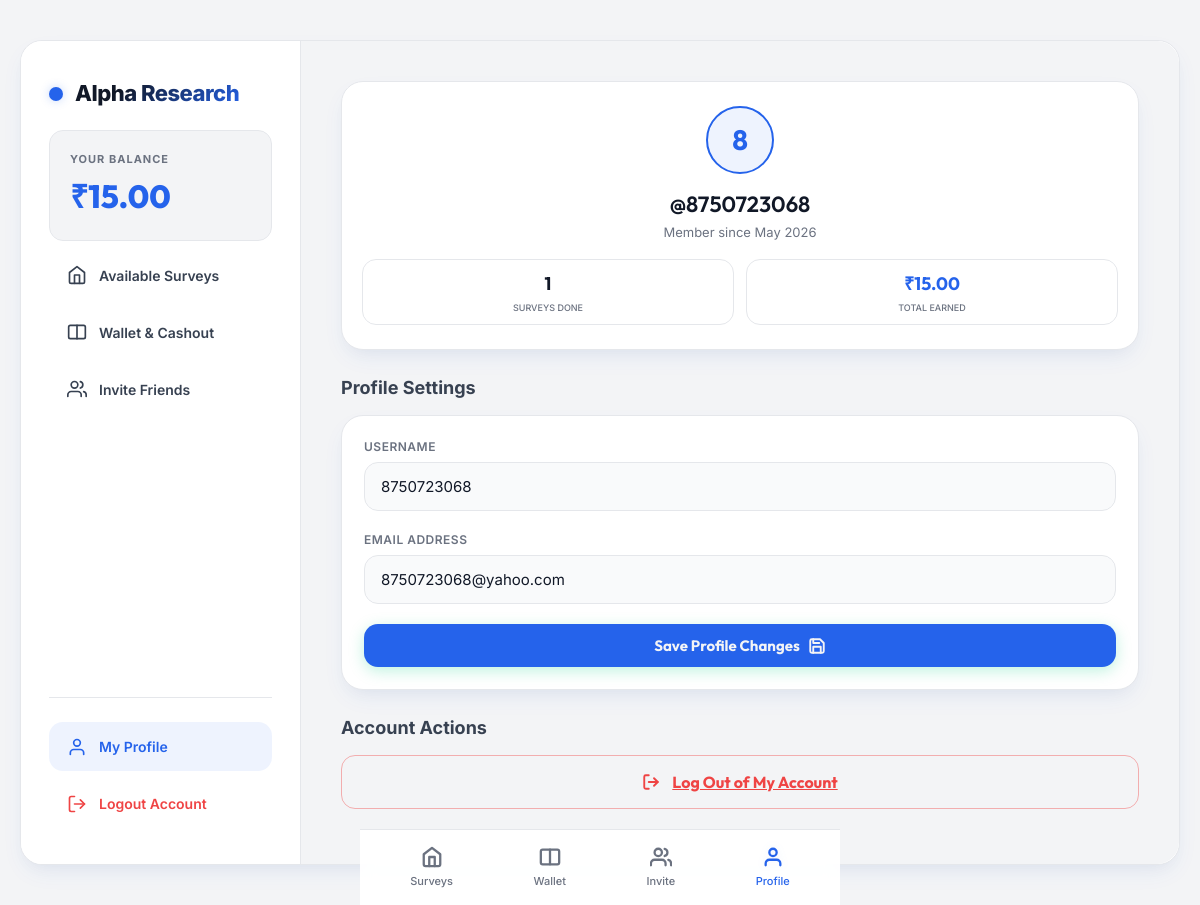
The page /profile (signed in) on the database its author committed.
### app.py (models this page shows)
class User(db.Model):
    id = db.Column(db.Integer, primary_key=True)
    username = db.Column(db.String(50), unique=True, nullable=False)
    email = db.Column(db.String(100), unique=True, nullable=False)
    password_hash = db.Column(db.String(255), nullable=False)
    balance = db.Column(db.Float, default=0.0)
    referral_code = db.Column(db.String(10), unique=True, nullable=False)
    referred_by = db.Column(db.String(10), nullable=True)
    created_at = db.Column(db.DateTime, default=datetime.utcnow)
    responses = db.relationship('SurveyResponse', backref='user', lazy=True)
    transactions = db.relationship('Transaction', backref='user', lazy=True)

### app.py (the view, shortened to what this page needs)
@app.route('/profile', methods=['GET', 'POST'])
@login_required
def profile():
    completed_responses = SurveyResponse.query.filter_by(user_id=g.user.id).all()
    completed_count = len(completed_responses)
    all_earnings = Transaction.query.filter(Transaction.user_id == g.user.id, Transaction.amount > 0).all()
    total_earned = sum(t.amount for t in all_earnings)
    return render_template(
        'profile.html',
        completed_count=completed_count,
        total_earned=total_earned,
        active_tab='profile'
    )

### app.py (called while the page is built)
def login_required(f):
    from functools import wraps
    @wraps(f)
    def decorated_function(*args, **kwargs):
        if 'user_id' not in session:
            flash('Please log in or sign up first.', 'info')
            return redirect(url_for('login'))
        g.user = User.query.get(session['user_id'])
        if not g.user:
            session.clear()
            return redirect(url_for('login'))
        return f(*args, **kwargs)
    return decorated_function

### templates/profile.html (shortened to what this page needs)
{% extends 'base.html' %}
{% block content %}
<div class="glass-card" style="display: flex; flex-direction: column; align-items: center; padding: 24px 20px; text-align: center; margin-bottom: 24px; box-shadow: var(--shadow-premium);">
    <div class="profile-avatar-circle" style="border-color: var(--primary); background-color: var(--primary-light); color: var(--primary);">
        {{ g.user.username[0]|upper }}
    </div>
    <h2 style="font-size: 22px; margin-bottom: 2px;">@{{ g.user.username }}</h2>
    <p style="color: var(--text-muted); font-size: 13px; margin-bottom: 16px;">Member since {{ g.user.created_at.strftime('%B %Y') }}</p>
    <div class="stats-grid" style="width: 100%; margin-bottom: 0;">
        <div class="stat-box" style="padding: 10px 14px;">
            <div class="stat-val" style="font-size: 18px;">{{ completed_count }}</div>
            <div class="stat-lbl" style="font-size: 9px;">Surveys Done</div>
        </div>
        <div class="stat-box" style="padding: 10px 14px;">
            <div class="stat-val" style="font-size: 18px; color: var(--primary);">₹{{ "%.2f"|format(total_earned) }}</div>
            <div class="stat-lbl" style="font-size: 9px;">Total Earned</div>
        </div>
    </div>
</div>
<div class="survey-section-title">
    <span>Profile Settings</span>
</div>
<div class="glass-card" style="margin-bottom: 24px; box-shadow: var(--shadow-premium);">
    <form action="{{ url_for('profile') }}" method="POST">
        <div class="form-group">
            <label class="form-label" for="profUsername">Username</label>
            <input type="text" id="profUsername" name="username" class="form-input" value="{{ g.user.username }}" required>
        </div>
        <div class="form-group">
            <label class="form-label" for="profEmail">Email Address</label>
            <input type="email" id="profEmail" name="email" class="form-input" value="{{ g.user.email }}" required>
        </div>
        <button type="submit" class="btn" style="padding: 12px 20px; font-size: 15px;">
            <span>Save Profile Changes</span>
        </button>
    </form>
</div>
<div class="survey-section-title">
    <span>Account Actions</span>
</div>
<div style="margin-bottom: 15px;">
    <a href="{{ url_for('logout') }}" class="btn btn-secondary" style="border-color: rgba(239, 68, 68, 0.4); color: var(--danger); width: 100%; font-weight: 700;" onclick="return confirm('Are you sure you want to log out?')">
        <span>Log Out of My Account</span>
    </a>
</div>
{% endblock %}

### templates/base.html (shortened to what this page needs)
<!DOCTYPE html>
<html lang="en">
<head>
    <link rel="stylesheet" href="{{ url_for('static', filename='css/style.css') }}">
</head>
<body>
    <div class="app-container {% if session.get('user_id') and g.user %}logged-in{% endif %}">
        {% if session.get('user_id') and g.user %}
        <aside class="desktop-sidebar">
            <div>
                <div class="sidebar-brand">
                    <div class="logo-dot"></div>
                    <span class="app-title" style="background: linear-gradient(135deg, var(--text-white) 30%, var(--primary)); -webkit-background-clip: text; -webkit-text-fill-color: transparent;">Alpha Research</span>
                </div>
                <div class="sidebar-balance-card">
                    <div style="font-size: 11px; text-transform: uppercase; letter-spacing: 1px; color: var(--text-muted); font-weight: 700;">Your Balance</div>
                    <div class="sidebar-balance-value">₹{{ "%.2f"|format(g.user.balance) }}</div>
                </div>
                <nav class="sidebar-nav">
                    <a href="{{ url_for('dashboard') }}" class="sidebar-nav-item {% if active_tab == 'home' %}active{% endif %}">
                        <svg viewBox="0 0 24 24" stroke="currentColor" stroke-linecap="round" stroke-linejoin="round"><path d="M3 9l9-7 9 7v11a2 2 0 0 1-2 2H5a2 2 0 0 1-2-2z"></path><polyline points="9 22 9 12 15 12 15 22"></polyline></svg>
                        <span>Available Surveys</span>
                    </a>
                    <a href="{{ url_for('wallet') }}" class="sidebar-nav-item {% if active_tab == 'wallet' %}active{% endif %}">
                        <svg viewBox="0 0 24 24" stroke="currentColor" stroke-linecap="round" stroke-linejoin="round"><rect x="2" y="4" width="20" height="16" rx="2" ry="2"></rect><line x1="12" y1="4" x2="12" y2="20"></line></svg>
                        <span>Wallet & Cashout</span>
                    </a>
                    <a href="{{ url_for('referrals') }}" class="sidebar-nav-item {% if active_tab == 'invite' %}active{% endif %}">
                        <svg viewBox="0 0 24 24" stroke="currentColor" stroke-linecap="round" stroke-linejoin="round"><path d="M17 21v-2a4 4 0 0 0-4-4H5a4 4 0 0 0-4 4v2"></path><circle cx="9" cy="7" r="4"></circle><path d="M23 21v-2a4 4 0 0 0-3-3.87"></path><path d="M16 3.13a4 4 0 0 1 0 7.75"></path></svg>
                        <span>Invite Friends</span>
                    </a>
                </nav>
            </div>
            <div class="sidebar-footer">
                <a href="{{ url_for('profile') }}" class="sidebar-nav-item {% if active_tab == 'profile' %}active{% endif %}">
                    <svg viewBox="0 0 24 24" stroke="currentColor" stroke-linecap="round" stroke-linejoin="round"><path d="M20 21v-2a4 4 0 0 0-4-4H8a4 4 0 0 0-4 4v2"></path><circle cx="12" cy="7" r="4"></circle></svg>
                    <span>My Profile</span>
                </a>
                <a href="{{ url_for('logout') }}" class="sidebar-logout">
                    <svg viewBox="0 0 24 24" stroke="currentColor" stroke-linecap="round" stroke-linejoin="round"><path d="M9 21H5a2 2 0 0 1-2-2V5a2 2 0 0 1 2-2h4"></path><polyline points="16 17 21 12 16 7"></polyline><line x1="21" y1="12" x2="9" y2="12"></line></svg>
                    <span>Logout Account</span>
                </a>
            </div>
        </aside>
        {% endif %}
        <div class="main-window">
            <main class="content-area">
                {% block content %}{% endblock %}
            </main>
            {% if session.get('user_id') %}
                <nav class="bottom-nav">
                    <a href="{{ url_for('dashboard') }}" class="nav-item {% if active_tab == 'home' %}active{% endif %}">
                        <svg viewBox="0 0 24 24" stroke-width="2.5" stroke-linecap="round" stroke-linejoin="round"><path d="M3 9l9-7 9 7v11a2 2 0 0 1-2 2H5a2 2 0 0 1-2-2z"></path><polyline points="9 22 9 12 15 12 15 22"></polyline></svg>
                        <span>Surveys</span>
                    </a>
                    <a href="{{ url_for('wallet') }}" class="nav-item {% if active_tab == 'wallet' %}active{% endif %}">
                        <svg viewBox="0 0 24 24" stroke-width="2.5" stroke-linecap="round" stroke-linejoin="round"><rect x="2" y="4" width="20" height="16" rx="2" ry="2"></rect><line x1="12" y1="4" x2="12" y2="20"></line></svg>
                        <span>Wallet</span>
                    </a>
                    <a href="{{ url_for('referrals') }}" class="nav-item {% if active_tab == 'invite' %}active{% endif %}">
                        <svg viewBox="0 0 24 24" stroke-width="2.5" stroke-linecap="round" stroke-linejoin="round"><path d="M17 21v-2a4 4 0 0 0-4-4H5a4 4 0 0 0-4 4v2"></path><circle cx="9" cy="7" r="4"></circle><path d="M23 21v-2a4 4 0 0 0-3-3.87"></path><path d="M16 3.13a4 4 0 0 1 0 7.75"></path></svg>
                        <span>Invite</span>
                    </a>
                    <a href="{{ url_for('profile') }}" class="nav-item {% if active_tab == 'profile' %}active{% endif %}">
                        <svg viewBox="0 0 24 24" stroke-width="2.5" stroke-linecap="round" stroke-linejoin="round"><path d="M20 21v-2a4 4 0 0 0-4-4H8a4 4 0 0 0-4 4v2"></path><circle cx="12" cy="7" r="4"></circle></svg>
                        <span>Profile</span>
                    </a>
                </nav>
            {% endif %}
        </div>
    </div>
</body>
</html>

### rows shown on the page
User: user.balance "15.00", user "8", user.username "8750723068", user.created_at "May 2026", username "8750723068", email "8750723068@yahoo.com"

### other values the page prints
{{ completed_count }} "1"
{{ "%.2f"|format(total_earned) }} "15.00"
